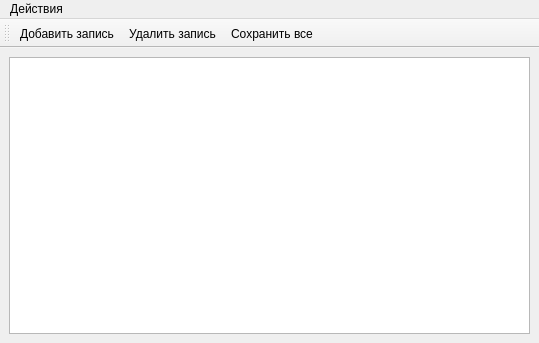
<?xml version="1.0" encoding="UTF-8"?>
<ui version="4.0">
 <class>BankForm</class>
 <widget class="QMainWindow" name="BankForm">
  <property name="windowModality">
   <enum>Qt::WindowModal</enum>
  </property>
  <property name="geometry">
   <rect>
    <x>0</x>
    <y>0</y>
    <width>539</width>
    <height>343</height>
   </rect>
  </property>
  <property name="windowTitle">
   <string>Банки</string>
  </property>
  <widget class="QWidget" name="centralwidget">
   <layout class="QVBoxLayout" name="verticalLayout">
    <item>
     <widget class="QTableView" name="tableBank">
      <property name="sizeAdjustPolicy">
       <enum>QAbstractScrollArea::AdjustToContents</enum>
      </property>
      <property name="sortingEnabled">
       <bool>true</bool>
      </property>
     </widget>
    </item>
   </layout>
  </widget>
  <widget class="QMenuBar" name="menubar">
   <property name="geometry">
    <rect>
     <x>0</x>
     <y>0</y>
     <width>539</width>
     <height>20</height>
    </rect>
   </property>
   <widget class="QMenu" name="menu">
    <property name="title">
     <string>Действия</string>
    </property>
    <addaction name="action_add"/>
    <addaction name="action_del"/>
    <addaction name="separator"/>
    <addaction name="action_save"/>
    <addaction name="separator"/>
    <addaction name="action_exit"/>
   </widget>
   <addaction name="menu"/>
  </widget>
  <widget class="QToolBar" name="toolBar">
   <property name="windowTitle">
    <string>toolBar</string>
   </property>
   <attribute name="toolBarArea">
    <enum>TopToolBarArea</enum>
   </attribute>
   <attribute name="toolBarBreak">
    <bool>false</bool>
   </attribute>
   <addaction name="action_add"/>
   <addaction name="action_del"/>
   <addaction name="action_save"/>
  </widget>
  <action name="action_add">
   <property name="icon">
    <iconset resource="resources.qrc">
     <normaloff>:/ico/add.png</normaloff>:/ico/add.png</iconset>
   </property>
   <property name="text">
    <string>Добавить запись</string>
   </property>
   <property name="toolTip">
    <string>Добавить запись</string>
   </property>
  </action>
  <action name="action_del">
   <property name="icon">
    <iconset resource="resources.qrc">
     <normaloff>:/ico/delete.png</normaloff>:/ico/delete.png</iconset>
   </property>
   <property name="text">
    <string>Удалить запись</string>
   </property>
   <property name="toolTip">
    <string>Удалить запись</string>
   </property>
  </action>
  <action name="action_save">
   <property name="icon">
    <iconset resource="resources.qrc">
     <normaloff>:/ico/save.png</normaloff>:/ico/save.png</iconset>
   </property>
   <property name="text">
    <string>Сохранить все</string>
   </property>
   <property name="toolTip">
    <string>Сохранить все</string>
   </property>
  </action>
  <action name="action_exit">
   <property name="text">
    <string>Выход</string>
   </property>
  </action>
 </widget>
 <resources>
  <include location="resources.qrc"/>
 </resources>
 <connections/>
</ui>
